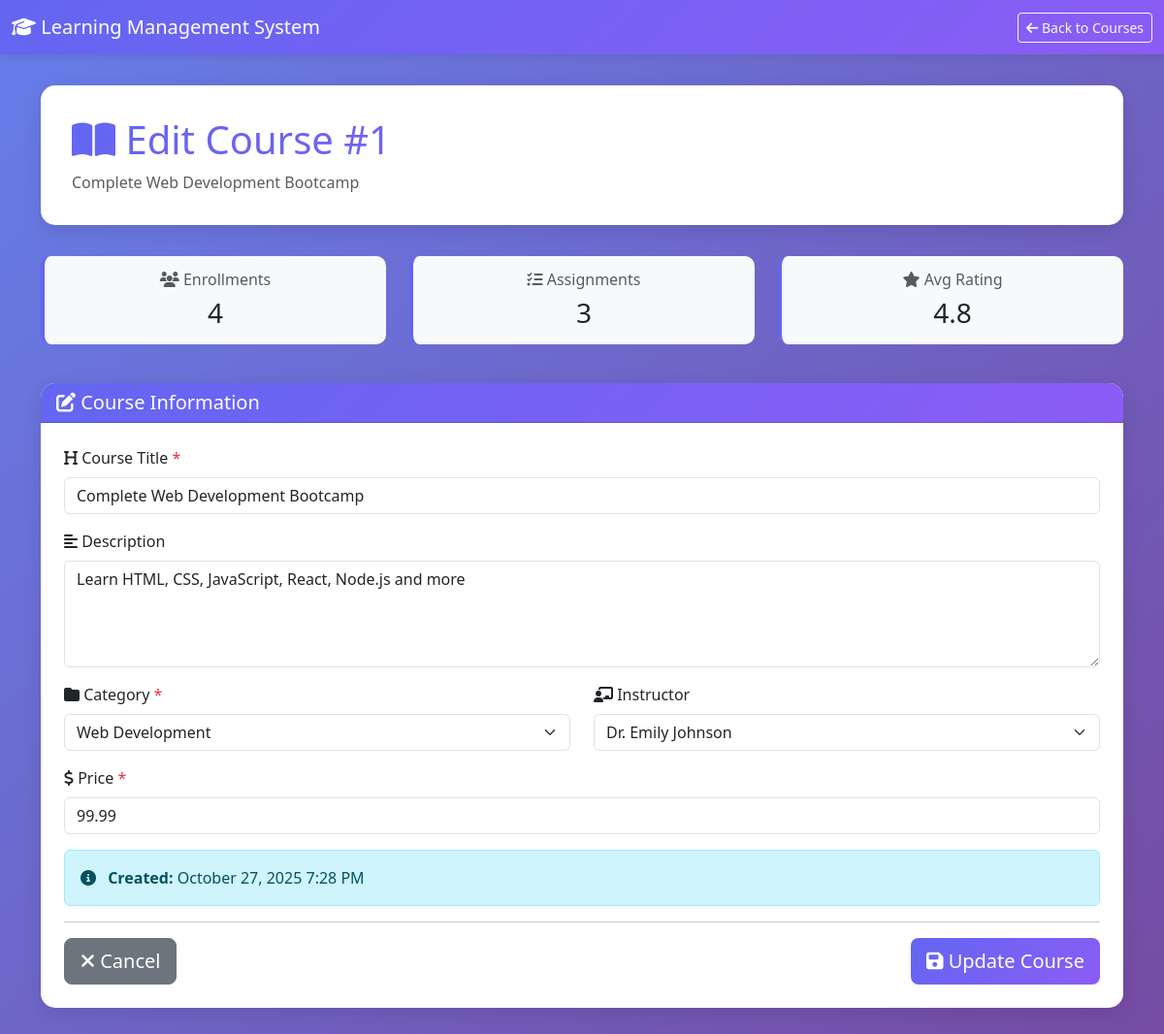
/edit_course.php?id=1, run on the app's committed database.
### tables this page shows
CREATE TABLE courses (
    course_id INT PRIMARY KEY AUTO_INCREMENT,
    title VARCHAR(200) NOT NULL,
    description TEXT,
    price DECIMAL(10, 2) DEFAULT 0.00,
    category_id INT NOT NULL,
    instructor_id INT NOT NULL,
    created_at TIMESTAMP DEFAULT CURRENT_TIMESTAMP,
    FOREIGN KEY (category_id) REFERENCES course_categories(category_id) ON DELETE RESTRICT ON UPDATE CASCADE,
    FOREIGN KEY (instructor_id) REFERENCES users(user_id) ON DELETE RESTRICT ON UPDATE CASCADE,
    INDEX idx_category (category_id),
    INDEX idx_instructor (instructor_id),
    INDEX idx_title (title)
);

CREATE TABLE course_categories (
    category_id INT PRIMARY KEY AUTO_INCREMENT,
    name VARCHAR(100) UNIQUE NOT NULL,
    INDEX idx_name (name)
);

CREATE TABLE users (
    user_id INT PRIMARY KEY AUTO_INCREMENT,
    name VARCHAR(100) NOT NULL,
    email VARCHAR(100) UNIQUE NOT NULL,
    password VARCHAR(255) NOT NULL,
    role ENUM('student', 'instructor', 'admin') DEFAULT 'student',
    created_at TIMESTAMP DEFAULT CURRENT_TIMESTAMP,
    INDEX idx_email (email),
    INDEX idx_role (role)
);

### edit_course.php (the view, shortened to what this page needs)
<?php
require_once 'config/database.php';
$course_id = isset($_GET['id']) ? $_GET['id'] : die('ERROR: No course ID provided');
$categories = $pdo->query("SELECT category_id, name FROM course_categories ORDER BY name")->fetchAll();
$instructors = $pdo->query("SELECT user_id, name FROM users WHERE role = 'instructor' ORDER BY name")->fetchAll();
$query = "SELECT c.*, cat.name as category_name, u.name as instructor_name
          FROM courses c
          LEFT JOIN course_categories cat ON c.category_id = cat.category_id
          LEFT JOIN users u ON c.instructor_id = u.user_id
          WHERE c.course_id = :course_id";
$stmt = $pdo->prepare($query);
$stmt->bindParam(':course_id', $course_id);
$stmt->execute();
$course = $stmt->fetch();
$stats_query = "SELECT
    (SELECT COUNT(*) FROM enrollments WHERE course_id = :course_id) as enrollments_count,
    (SELECT COUNT(*) FROM assignments WHERE course_id = :course_id) as assignments_count,
    (SELECT AVG(rating) FROM reviews WHERE course_id = :course_id) as avg_rating
";
$stmt = $pdo->prepare($stats_query);
$stmt->bindParam(':course_id', $course_id);
$stmt->execute();
$stats = $stmt->fetch();
?>
<!DOCTYPE html>
<html lang="en">
<head>
    <link href="https://cdn.jsdelivr.net/npm/bootstrap@5.3.0/dist/css/bootstrap.min.css" rel="stylesheet">
    <link href="https://cdnjs.cloudflare.com/ajax/libs/font-awesome/6.4.0/css/all.min.css" rel="stylesheet">
</head>
<body>
    <nav class="navbar navbar-expand-lg navbar-dark">
        <div class="container-fluid">
            <a class="navbar-brand" href="index.php">
                <i class="fas fa-graduation-cap"></i> Learning Management System
            </a>
            <div class="ms-auto">
                <a href="courses.php" class="btn btn-outline-light btn-sm">
                    <i class="fas fa-arrow-left"></i> Back to Courses
                </a>
            </div>
        </div>
    </nav>
    <div class="container mt-4">
        <div class="page-header">
            <h1><i class="fas fa-book-open"></i> Edit Course #<?php echo $course_id; ?></h1>
            <p class="text-muted mb-0"><?php echo htmlspecialchars($course['title']); ?></p>
        </div>
        <div class="row mb-4">
            <div class="col-md-4 mb-3">
                <div class="stat-card">
                    <h6 class="text-muted mb-2"><i class="fas fa-users"></i> Enrollments</h6>
                    <h3 class="mb-0"><?php echo $stats['enrollments_count']; ?></h3>
                </div>
            </div>
            <div class="col-md-4 mb-3">
                <div class="stat-card">
                    <h6 class="text-muted mb-2"><i class="fas fa-tasks"></i> Assignments</h6>
                    <h3 class="mb-0"><?php echo $stats['assignments_count']; ?></h3>
                </div>
            </div>
            <div class="col-md-4 mb-3">
                <div class="stat-card">
                    <h6 class="text-muted mb-2"><i class="fas fa-star"></i> Avg Rating</h6>
                    <h3 class="mb-0"><?php echo $stats['avg_rating'] ? number_format($stats['avg_rating'], 1) : 'N/A'; ?></h3>
                </div>
            </div>
        </div>
        <div class="card form-card">
            <div class="card-header text-white">
                <h5 class="mb-0"><i class="fas fa-edit"></i> Course Information</h5>
            </div>
            <div class="card-body p-4">
                <form method="POST">
                    <div class="row">
                        <div class="col-md-12 mb-3">
                            <label for="title" class="form-label">
                                <i class="fas fa-heading"></i> Course Title <span class="text-danger">*</span>
                            </label>
                            <input type="text"
                                   name="title"
                                   id="title"
                                   class="form-control"
                                   value="<?php echo htmlspecialchars($course['title']); ?>"
                                   required>
                        </div>
                        <div class="col-md-12 mb-3">
                            <label for="description" class="form-label">
                                <i class="fas fa-align-left"></i> Description
                            </label>
                            <textarea name="description"
                                      id="description"
                                      class="form-control"
                                      rows="4"><?php echo htmlspecialchars($course['description'] ?? ''); ?></textarea>
                        </div>
                        <div class="col-md-6 mb-3">
                            <label for="category_id" class="form-label">
                                <i class="fas fa-folder"></i> Category <span class="text-danger">*</span>
                            </label>
                            <select name="category_id" id="category_id" class="form-select" required>
                                <?php foreach($categories as $category): ?>
                                    <option value="<?php echo $category['category_id']; ?>"
                                            <?php echo ($course['category_id'] == $category['category_id']) ? 'selected' : ''; ?>>
                                        <?php echo htmlspecialchars($category['name']); ?>
                                    </option>
                                <?php endforeach; ?>
                            </select>
                        </div>
                        <div class="col-md-6 mb-3">
                            <label for="instructor_id" class="form-label">
                                <i class="fas fa-chalkboard-teacher"></i> Instructor
                            </label>
                            <select name="instructor_id" id="instructor_id" class="form-select">
                                <?php foreach($instructors as $instructor): ?>
                                    <option value="<?php echo $instructor['user_id']; ?>"
                                            <?php echo ($course['instructor_id'] == $instructor['user_id']) ? 'selected' : ''; ?>>
                                        <?php echo htmlspecialchars($instructor['name']); ?>
                                    </option>
                                <?php endforeach; ?>
                            </select>
                        </div>
                        <div class="col-md-12 mb-3">
                            <label for="price" class="form-label">
                                <i class="fas fa-dollar-sign"></i> Price <span class="text-danger">*</span>
                            </label>
                            <input type="number"
                                   name="price"
                                   id="price"
                                   class="form-control"
                                   step="0.01"
                                   min="0"
                                   value="<?php echo $course['price']; ?>"
                                   required>
                        </div>
                    </div>
                    <div class="alert alert-info">
                        <i class="fas fa-info-circle me-2"></i>
                        <strong>Created:</strong> <?php echo date('F d, Y g:i A', strtotime($course['created_at'])); ?>
                    </div>
                    <hr>
                    <div class="d-flex justify-content-between">
                        <a href="courses.php" class="btn btn-secondary btn-lg">
                            <i class="fas fa-times"></i> Cancel
                        </a>
                        <button type="submit" class="btn btn-primary btn-lg">
                            <i class="fas fa-save"></i> Update Course
                        </button>
                    </div>
                </form>
            </div>
        </div>
    </div>
</body>
</html>

### edit_course.php (style rules this page uses)
body { background: linear-gradient(135deg, #667eea 0%, #764ba2 100%); min-height: 100vh; padding-bottom: 50px; }
.navbar { background: linear-gradient(135deg, #6366f1 0%, #8b5cf6 100%); box-shadow: 0 2px 10px rgba(0,0,0,0.1); }
.page-header { background: white; padding: 2rem; border-radius: 15px; margin: 2rem 0; box-shadow: 0 5px 20px rgba(0,0,0,0.1); }
.page-header h1 { background: linear-gradient(135deg, #6366f1 0%, #8b5cf6 100%); -webkit-background-clip: text; -webkit-text-fill-color: transparent; background-clip: text; }
.form-card { border: none; border-radius: 15px; box-shadow: 0 5px 20px rgba(0,0,0,0.1); }
.card-header { background: linear-gradient(135deg, #6366f1 0%, #8b5cf6 100%); border-radius: 15px 15px 0 0 !important; }
.btn-primary { background: linear-gradient(135deg, #6366f1 0%, #8b5cf6 100%); border: none; }
.stat-card { background: #f8f9fa; padding: 15px; border-radius: 10px; text-align: center; border-left: 4px solid #6366f1; }

### data on the page
courses: title "Complete Web Development Bootcamp", description "Learn HTML, CSS, JavaScript, React, Node.js and more", category_id "Web Development", instructor_id "Dr. Emily Johnson", price "99.99", created_at "October 27, 2025 7:28 PM"

### other printed values
$course_id "1"
$stats['enrollments_count'] "4"
$stats['assignments_count'] "3"
$stats['avg_rating'] "4.8"
